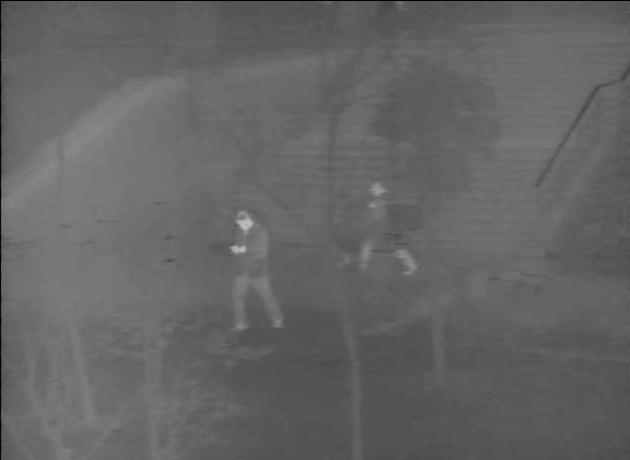
%> input picture Documentation/manwithbag.jpg, 630 x 460 px
$ octave Fusion_of_visible_and_infrared_images.m   (GNU Octave 9; MATLAB toolbox functions it lacks are replaced by stand-ins)
%> lines starting %> are read from the running program, lines starting %| are printed output that depends on the picture; in (x1, y1, x2, y2) boxes, pixels count from 0 and x2, y2 are one past the last pixel; in counts of white or black regions, pixels touching at a corner belong together; the program's own positions count from 1
% WITHOUT CONVERTING TO GRAY SCALE

clc; clear all; close all;

% Load infrared and visible images
IR = imread("manwithbag.jpg");
%> IR is the input picture: size 460x630x3 uint8; min 0, max 195, mean 100.2
VIS = imread("manwithbag_vb.jpg");
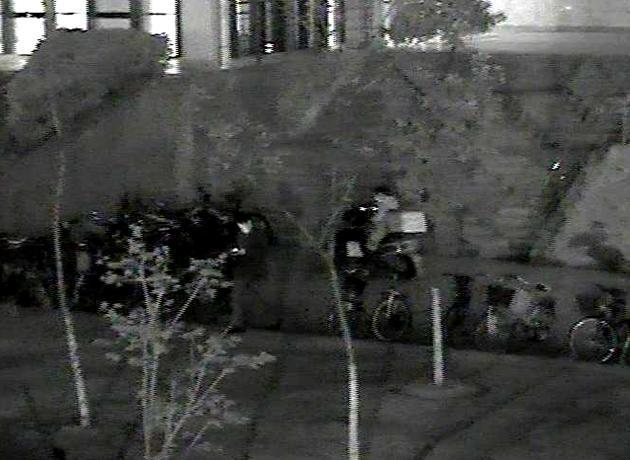
%> input picture Documentation/manwithbag_vb.jpg, 630 x 460 px
%> VIS is the input picture: size 460x630x3 uint8; mean R, G, B 65.9, 66.8, 64.7

% Display original IR image
figure(1)
subplot(1, 2, 1)
imshow(IR);
title('Original Infrared Image');
subplot(1, 2, 2)
imshow(VIS);
title('Original Visible Image');

% Convert IR to grayscale only for thresholding (safe for both RGB or gray)
grayIR = im2gray(IR);  % replaces rgb2gray safely

% Display histogram
figure(2)
imhist(grayIR);
title('Histogram of Infrared Image (for thresholding only)');
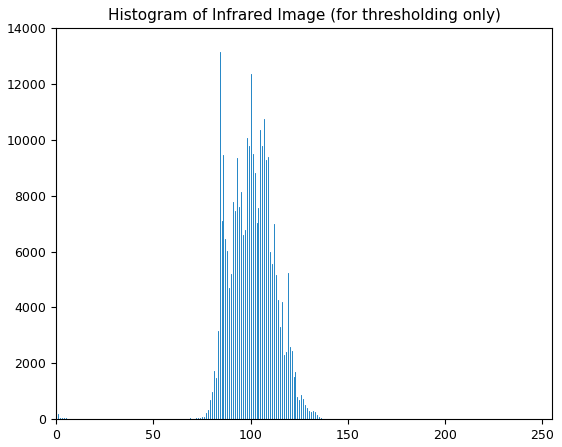
%> figure redrawn from the program's plot data; highest point at x = 84, y = 13145

% Apply Gaussian smoothing to reduce noise (on grayIR)
smoothedIR = imgaussfilt(grayIR, 2);  % sigma = 2

% Compute Otsu threshold
level = graythresh(smoothedIR);         % returns normalized threshold [0,1]
%> level = 0.388
threshold = round(level * 255);         % scale to [0,255]
%> threshold = 99
fprintf('Computed Otsu Threshold: %d\n', threshold);
%| Computed Otsu Threshold: 99

% Create binary mask using threshold
binaryMask = smoothedIR > threshold;
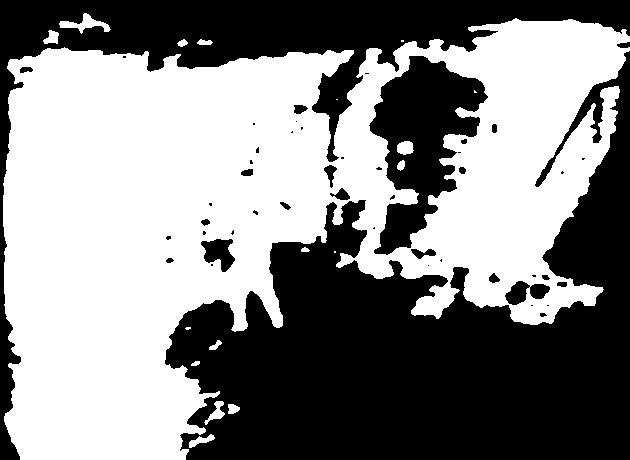
%> binaryMask: size 460x630 logical; 53.3% white; 48 black regions (26 under 20 px), largest, box (x1, y1, x2, y2) and area: (165, 51, 630, 460) 86660, (0, 0, 630, 460) 34503, (369, 56, 488, 255) 11693

% Morphological closing to fill gaps
binaryMask = imclose(binaryMask, strel('disk', 5));  % fill small holes
%> binaryMask: size 460x630 logical; 54.7% white; 13 black regions (1 under 20 px), largest, box (x1, y1, x2, y2) and area: (166, 51, 630, 460) 83819, (0, 0, 630, 460) 33662, (370, 56, 486, 254) 11478

% Remove small fragments
binaryMask = bwareaopen(binaryMask, 100);  % remove objects < 100 pixels
%> binaryMask: size 460x630 logical; 54.6% white; 13 black regions (1 under 20 px), largest, box (x1, y1, x2, y2) and area: (166, 51, 630, 460) 83906, (0, 0, 630, 460) 33794, (370, 56, 486, 254) 11484

% Apply mask to IR image
if size(IR,3) == 3
    maskedIR = IR;
    maskedIR(repmat(~binaryMask, [1 1 3])) = 0;
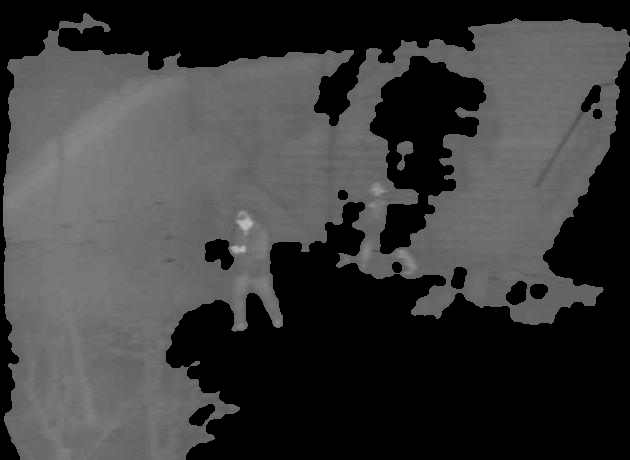
%> maskedIR: size 460x630x3 uint8; min 0, max 195, mean 59.4
else
    maskedIR = IR;
    maskedIR(~binaryMask) = 0;
end

% Display masked IR image
figure(3)
imshow(maskedIR);
title('Masked IR Image (Auto ROI)');

% Create Salient Target Mask (STM) and Background Mask (BM)
stm = uint8(binaryMask) * 255;
bm = uint8(~binaryMask) * 255;

% Display masks
figure(4)
subplot(1,2,1); imshow(stm); title('Salient Target Mask');
subplot(1,2,2); imshow(bm); title('Background Mask');

% Element-wise multiplication with IR image
if size(IR,3) == 3
    result1 = uint8(double(IR) .* repmat(binaryMask, [1 1 3]));
    result2 = uint8(double(IR) .* repmat(~binaryMask, [1 1 3]));
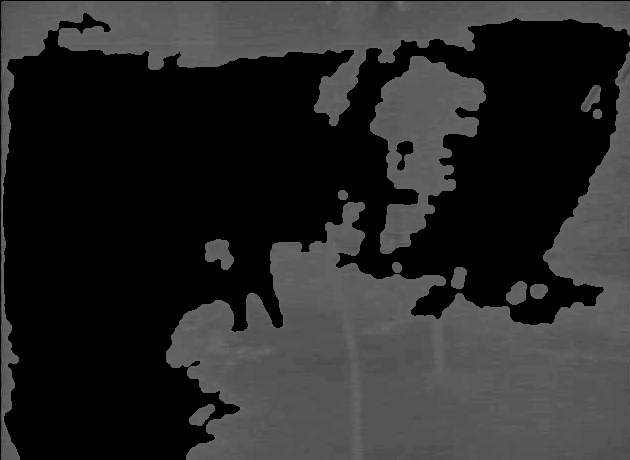
%> result2: size 460x630x3 uint8; min 0, max 128, mean 40.8
else
    result1 = uint8(double(IR) .* double(binaryMask));
    result2 = uint8(double(IR) .* double(~binaryMask));
end

figure(5)
imshow(result1);
title('Salient × Infrared');

figure(6)
imshow(result2);
title('Background × Infrared');

% Prepare visible image
VIS_double = double(VIS);
stmDouble = double(stm) / 255;

% Match mask dimensions to visible image
if size(VIS,3) == 3
    stmRGB = repmat(stmDouble, [1 1 3]);
else
    stmRGB = stmDouble;
end

% Fusion using mask
Id_rgb = uint8(stmRGB .* VIS_double + (1 - stmRGB) .* VIS_double);

% Weighted fusion
if size(maskedIR,3) == 3
    masked_rgb = maskedIR;
else
    masked_rgb = cat(3, maskedIR, maskedIR, maskedIR);
end

fusedFinal = uint8(0.5 * double(masked_rgb) + 0.5 * double(Id_rgb));
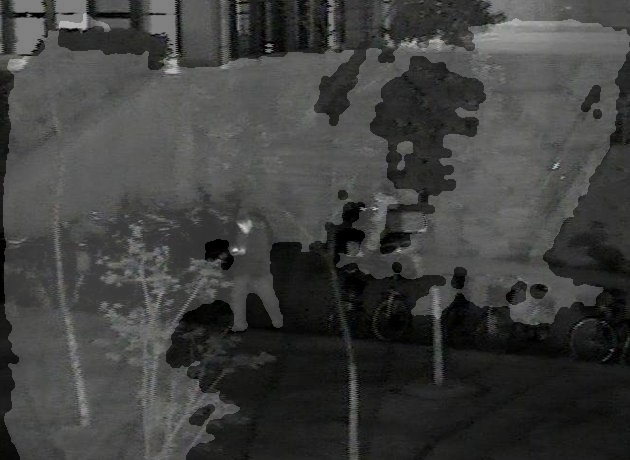
%> fusedFinal: size 460x630x3 uint8; mean R, G, B 62.9, 63.3, 62.3

% Display final fused image
figure(7)
imshow(fusedFinal);
title('Final Fused Output (Auto ROI + Otsu)');

% Brighten
image = double(fusedFinal);
c = 1;
image_bright = c * log(1 + image);
image_bright = mat2gray(image_bright); % Normalize
figure(8)
imshow(image_bright);
title('Brighten');

% [7 lines of commented-out code are left out]
image_sharp = imsharpen(image_bright, 'Radius', 2, 'Amount', 1);
figure(9)
imshow(image_sharp);
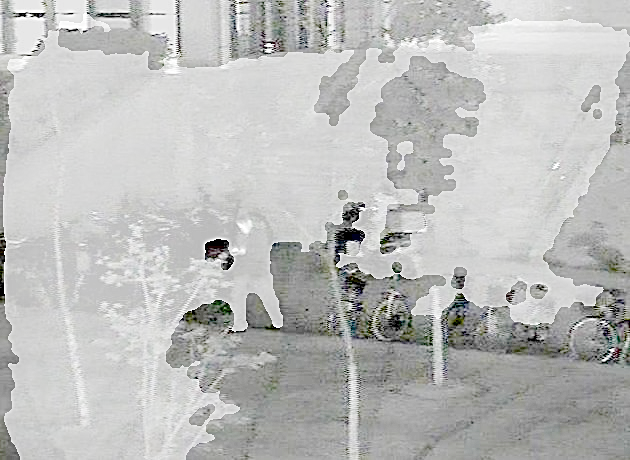
%> displayed picture: size 460x630x3, on the screen's scale of 0 to 255; mean R, G, B 188.7, 189.2, 188
title('Sharp');
